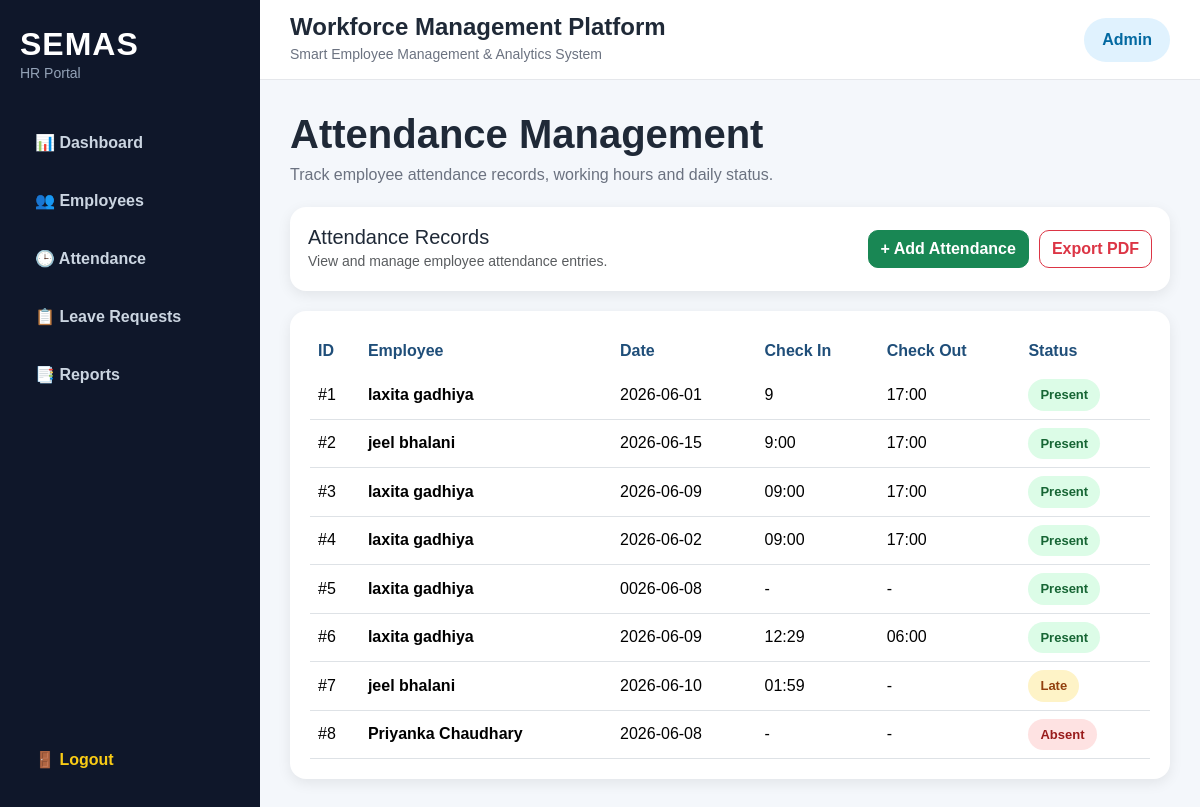
The app's page /attendance (signed in) with its own data.
### tables this page shows
CREATE TABLE attendance (
    id INTEGER PRIMARY KEY AUTOINCREMENT,
    employee_id INTEGER,
    date TEXT,
    check_in TEXT,
    check_out TEXT,
    status TEXT,
    FOREIGN KEY(employee_id) REFERENCES employees(id)
);

CREATE TABLE employees (
    id INTEGER PRIMARY KEY AUTOINCREMENT,
    first_name TEXT NOT NULL,
    last_name TEXT NOT NULL,
    email TEXT UNIQUE,
    phone TEXT,
    department TEXT,
    position TEXT,
    hire_date TEXT,
    salary REAL,
    status TEXT DEFAULT 'Active'
);

### app.py (the view)
@app.route("/attendance")
@login_required
def attendance():
    conn = get_db_connection()
    records = conn.execute("""
        SELECT attendance.id, employees.first_name, employees.last_name,
               attendance.date, attendance.check_in, attendance.check_out, attendance.status
        FROM attendance
        JOIN employees ON attendance.employee_id = employees.id
    """).fetchall()
    conn.close()
    return render_template("attendance.html", records=records)

### app.py (called while the page is built)
def get_db_connection():
    conn = sqlite3.connect(db_path)
    conn.row_factory = sqlite3.Row
    return conn

def login_required(route_function):
    @wraps(route_function)
    def wrapper(*args, **kwargs):
        if "user_id" not in session:
            return redirect("/login")
        return route_function(*args, **kwargs)
    return wrapper

### templates/attendance.html
{% extends "base.html" %}
{% block content %}
<div class="page-header">
    <div>
        <h1>Attendance Management</h1>
        <p>Track employee attendance records, working hours and daily status.</p>
    </div>
</div>
<div class="toolbar-card">
    <div>
        <h5 class="mb-0">Attendance Records</h5>
        <small class="text-muted">View and manage employee attendance entries.</small>
    </div>
    <div class="toolbar-actions">
        <a href="/add-attendance" class="btn btn-success">
            + Add Attendance
        </a>
        <a href="/export-attendance-pdf" class="btn btn-outline-danger">
            Export PDF
        </a>
    </div>
</div>
<div class="data-card">
    <div class="table-responsive">
        <table class="table table-hover align-middle company-table">
            <thead>
                <tr>
                    <th>ID</th>
                    <th>Employee</th>
                    <th>Date</th>
                    <th>Check In</th>
                    <th>Check Out</th>
                    <th>Status</th>
                </tr>
            </thead>
            <tbody>
                {% for record in records %}
                <tr>
                    <td>#{{ record["id"] }}</td>
                    <td>
                        <strong>
                            {{ record["first_name"] }} {{ record["last_name"] }}
                        </strong>
                    </td>
                    <td>
                        {{ record["date"] }}
                    </td>
                    <td>
                        {% if record["check_in"] %}
                            {{ record["check_in"] }}
                        {% else %}
                            -
                        {% endif %}
                    </td>
                    <td>
                        {% if record["check_out"] %}
                            {{ record["check_out"] }}
                        {% else %}
                            -
                        {% endif %}
                    </td>
                    <td>
                        {% set status = record["status"] | lower | trim %}
                        {% if status == "present" %}
                            <span class="status-badge present-badge">Present</span>
                        {% elif status == "absent" %}
                            <span class="status-badge absent-badge">Absent</span>
                        {% elif status == "late" %}
                            <span class="status-badge late-badge">Late</span>
                        {% else %}
                            <span class="status-badge inactive-badge">
                                {{ record["status"] }}
                            </span>
                        {% endif %}
                    </td>
                </tr>
                {% endfor %}
            </tbody>
        </table>
    </div>
</div>
{% endblock %}

### templates/base.html (shortened to what this page needs)
<!DOCTYPE html>
<html lang="en">
<head>
    <link href="https://cdn.jsdelivr.net/npm/bootstrap@5.3.3/dist/css/bootstrap.min.css" rel="stylesheet">
    <link rel="stylesheet" href="{{ url_for('static', filename='style.css') }}">
</head>
<body>
<div class="app-layout">
    <aside class="sidebar">
        <div class="sidebar-logo">
            <h2>SEMAS</h2>
            <p>HR Portal</p>
        </div>
        <nav class="sidebar-menu">
            <a href="/">📊 Dashboard</a>
            <a href="/employees">👥 Employees</a>
            <a href="/attendance">🕒 Attendance</a>
            <a href="/leave-requests">📋 Leave Requests</a>
            <a href="/reports">📑 Reports</a>
        </nav>
        <div class="sidebar-footer">
            <a href="/logout">🚪 Logout</a>
        </div>
    </aside>
    <main class="content-area">
        <div class="topbar">
            <div>
                <h4>Workforce Management Platform</h4>
                <small>Smart Employee Management & Analytics System</small>
            </div>
            <div class="admin-box">Admin</div>
        </div>
        <div class="page-content">
            {% block content %}
            {% endblock %}
        </div>
    </main>
</div>
</body>
</html>

### static/style.css (style rules this page uses)
* { box-sizing: border-box; }
body { margin: 0; padding: 0; font-family: Arial, sans-serif; background: #f4f7fb; color: #1f2937; }
.app-layout { display: flex; min-height: 100vh; width: 100%; }
.sidebar { width: 260px; min-width: 260px; background: #0f172a; color: white; display: flex; flex-direction: column; padding: 25px 20px; }
.sidebar-logo { margin-bottom: 35px; }
.sidebar-logo h2 { margin: 0; font-weight: 800; color: white; letter-spacing: 1px; }
.sidebar-logo p { margin: 0; color: #94a3b8; font-size: 14px; }
.sidebar-menu { display: flex; flex-direction: column; gap: 10px; width: 100%; }
.sidebar-menu a { display: block; width: 100%; text-decoration: none; color: #cbd5e1; padding: 12px 15px; border-radius: 10px; font-weight: 600; transition: 0.3s; }
.sidebar-footer { margin-top: auto; }
.sidebar-footer a { display: block; width: 100%; text-decoration: none; color: #facc15; padding: 12px 15px; border-radius: 10px; font-weight: 700; }
.content-area { flex: 1; display: flex; flex-direction: column; min-width: 0; }
.topbar { background: white; border-bottom: 1px solid #e5e7eb; height: 80px; display: flex; justify-content: space-between; align-items: center; padding: 15px 30px; }
.topbar h4 { margin: 0; font-weight: 800; color: #1f2937; }
.topbar small { color: #6b7280; }
.admin-box { background: #e0f2fe; color: #0369a1; padding: 10px 18px; border-radius: 50px; font-weight: 700; }
.page-content { padding: 30px; }
.page-header { display: flex; justify-content: space-between; align-items: center; margin-bottom: 20px; }
.page-header h1 { font-weight: 800; color: #1f2937; margin-bottom: 5px; }
.page-header p { color: #6b7280; margin: 0; }
.toolbar-card { background: white; padding: 18px; border-radius: 16px; box-shadow: 0 4px 14px rgba(0,0,0,0.08); margin-bottom: 20px; display: flex; justify-content: space-between; align-items: center; gap: 15px; flex-wrap: wrap; }
.toolbar-actions { display: flex; gap: 10px; flex-wrap: wrap; }
.data-card { background: white; padding: 20px; border-radius: 16px; box-shadow: 0 4px 14px rgba(0,0,0,0.08); }
.company-table { margin-bottom: 0; }
.company-table thead { background: #eaf2ff; }
.company-table thead th { color: #1f4e79; font-weight: 800; border-bottom: none; white-space: nowrap; }
.company-table td { vertical-align: middle; }
.status-badge { padding: 6px 12px; border-radius: 999px; font-weight: 700; font-size: 13px; display: inline-block; }
.present-badge { background: #dcfce7; color: #166534; }
.absent-badge { background: #fee2e2; color: #991b1b; }
.late-badge { background: #fef3c7; color: #92400e; }
.btn { border-radius: 10px; font-weight: 600; }

### records on screen
attendance: id "1", first_name "laxita", last_name "gadhiya", date "2026-06-01", check_in "9", check_out "17:00", shows "Present"
attendance: id "2", first_name "jeel", last_name "bhalani", date "2026-06-15", check_in "9:00", check_out "17:00", shows "Present"
attendance: id "3", first_name "laxita", last_name "gadhiya", date "2026-06-09", check_in "09:00", check_out "17:00", shows "Present"
attendance: id "4", first_name "laxita", last_name "gadhiya", date "2026-06-02", check_in "09:00", check_out "17:00", shows "Present"
attendance: id "5", first_name "laxita", last_name "gadhiya", date "0026-06-08", shows "Present"
attendance: id "6", first_name "laxita", last_name "gadhiya", date "2026-06-09", check_in "12:29", check_out "06:00", shows "Present"
attendance: id "7", first_name "jeel", last_name "bhalani", date "2026-06-10", check_in "01:59", shows "Late"
attendance: id "8", first_name "Priyanka", last_name "Chaudhary", date "2026-06-08", shows "Absent"
